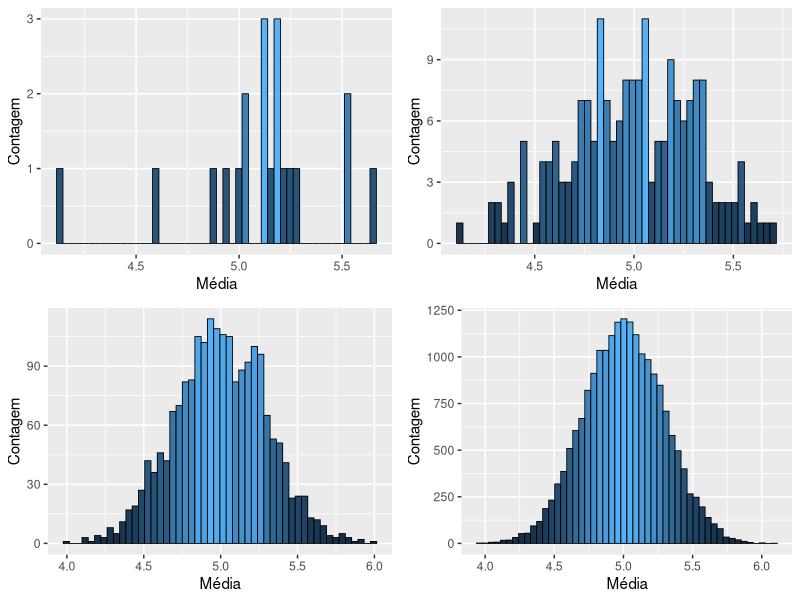

R code for this plot:
## ---- chunk 1
j <- 5
for (i in 1:j){
  k <- i * 2
  print(k)
}
## ---- chunk 2
i <- 1
while (i <= 5){
  print(i * 2)
  i <- i + 1
}
## ---- chunk 3
i <- 1
repeat {
  print(i * 2)
  i <- i + 1
  if(i > 5){
    break()
  }
}
## ---- chunk 4
library(ggplot2)
library(cowplot)
teor_lim <- function(n, namostra, min, max){
  set.seed(100)
  media <- data.frame(matrix(ncol = 1, nrow = n))
  names(media) = "value"
  for(j in 1:n){
    media[j, 1] = mean(runif(namostra, min, max))
  }
  return(media)
}

teorema_limite <- list(
  n20 <- teor_lim(n = 20, namostra = 100, min = 0, max = 10),
  n200 <- teor_lim(n = 200, namostra = 100, min = 0, max = 10),
  n2000 <- teor_lim(n = 2000, namostra = 100, min = 0, max = 10),
  n20000 <- teor_lim(n = 20000, namostra = 100, min = 0, max = 10)
)

p <- lapply(teorema_limite, function(d){
  ggplot(data = d, aes(x = value))+
    geom_histogram(bins = 50,
                   col = "black",
                   size = 0.3,
                   aes(fill = ..count..))+
    theme(legend.position = "none")+
    labs(x = "Média", y = "Contagem")
  
})
plot_grid(plotlist = p,
          labels = names(teorema_limite),
          vjust = 2.5,
          hjust = c(-1.7, -1.5, -1, -1))
